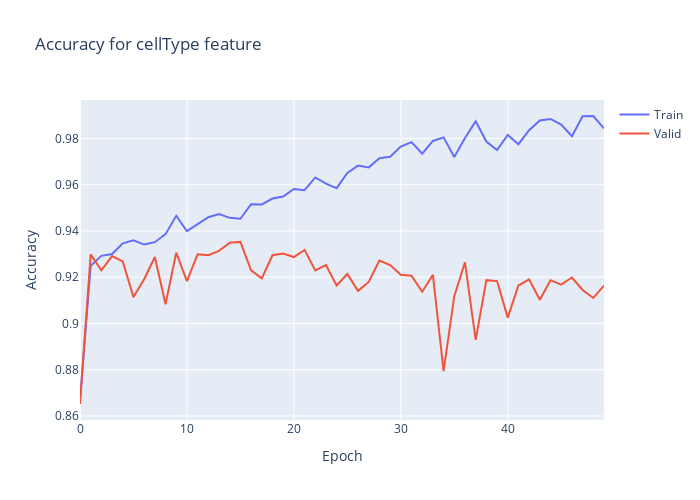

The notebook cell this image was saved under:
### Code cell
plt.clf()
fig = go.Figure()
fig.add_trace(go.Scatter(y=history_VGG_2.history['cellType_sparse_categorical_accuracy'], name='Train'))
fig.add_trace(go.Scatter(y=history_VGG_2.history['val_cellType_sparse_categorical_accuracy'], name='Valid'))
fig.update_layout(height=500, width=700,title='Accuracy for cellType feature', xaxis_title='Epoch', yaxis_title='Accuracy')
fig.show()

### Figure 1 — Plotly figure (JSON) as saved in the notebook; plotly's stock layout.template omitted (floating-point values rounded to 4 significant figures)
{"data": [{"name": "Train", "type": "scatter", "y": [0.8668, 0.925, 0.9293, 0.93, 0.9346, 0.9359, 0.9341, 0.9352, 0.9386, 0.9466, 0.9399, 0.943, 0.9459, 0.9474, 0.9457, 0.9453, 0.9516, 0.9515, 0.954, 0.9549, 0.9581, 0.9576, 0.9631, 0.9605, 0.9585, 0.9651, 0.9683, 0.9675, 0.9715, 0.9721, 0.9765, 0.9784, 0.9734, 0.9789, 0.9805, 0.972, 0.9802, 0.9874, 0.9787, 0.975, 0.9815, 0.9775, 0.9836, 0.9878, 0.9884, 0.986, 0.981, 0.9896, 0.9897, 0.9843]}, {"name": "Valid", "type": "scatter", "y": [0.8652, 0.9299, 0.923, 0.9291, 0.9268, 0.9114, 0.9191, 0.9287, 0.9083, 0.9307, 0.9183, 0.9299, 0.9295, 0.9314, 0.9349, 0.9353, 0.923, 0.9195, 0.9295, 0.9303, 0.9287, 0.9318, 0.923, 0.9253, 0.9164, 0.9214, 0.9141, 0.918, 0.9272, 0.9253, 0.921, 0.9206, 0.9137, 0.921, 0.8794, 0.9118, 0.9264, 0.8929, 0.9187, 0.9183, 0.9025, 0.9164, 0.9191, 0.9102, 0.9187, 0.9168, 0.9199, 0.9145, 0.911, 0.9164]}], "layout": {"height": 500, "title": {"text": "Accuracy for cellType feature"}, "width": 700, "xaxis": {"title": {"text": "Epoch"}}, "yaxis": {"title": {"text": "Accuracy"}}}}
